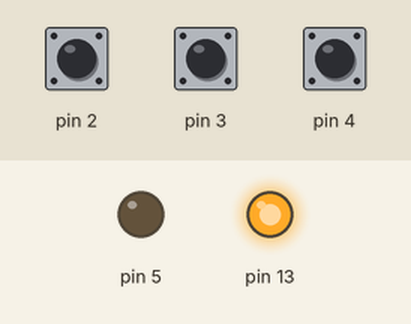
A sketch run on a simulated Arduino Pro Mini, built with avr-gcc and run on an emulated ATmega328P. Parts: output pins drawn as LEDs (lit = HIGH). Inputs (shaded band) come from the test bench; at power-on: pin 2 LOW, pin 3 HIGH, pin 4 HIGH. Pins used as bus, display or sensor lines are not drawn.

Above: at 1.2 s.
1.3 s: pin 2 pulsed HIGH 2 times (0.12 s each, 0.3 s apart)
At 2.3 s:
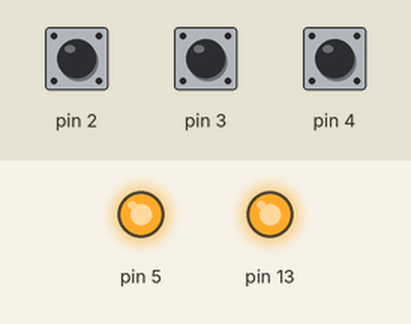
Timing chart, 0 to 4.3 s (numbered marks = the images above; inputs shaded):
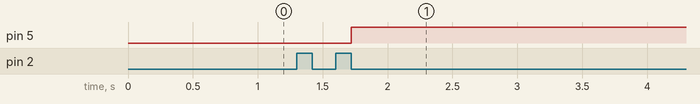

Measured:
- after the input at 1.3 s, pin 5: LOW → HIGH after 0.42 s

The sketch:

S88ArduinoProMini.ino
```cpp
//#define FCPU 8000000
#define LOAD INT1

#include <avr/interrupt.h>

volatile uint16_t buffer = 43690;
uint16_t msb = (1 << 15);
bool t;
uint8_t m = 0;

ISR(INT0_vect) {
  cli();
  if (((PIND & 0b00000100) == 0b00000100)) {   // If rising edge, read S88DATAIN
    t = (PIND & 16) ? msb : 0;
    //Serial.println(t);
    buffer |= t;
  } else {   // If falling edge, write S88DATAOUT
    if ((buffer & 1) == 1) {
      PORTD |= 0b11111111; //(1 << 6);
    } else {
      PORTD &= 0b11011111;
    }
    // Shift register and add value;
    buffer = (buffer >> 1);// | t;
  };


  sei();
}

ISR(INT1_vect) { // LOAD
  cli();
  buffer = 43690;
//  Serial.print('i');
  sei();
}

void setup() {
  Serial.begin(115200);
//  Serial.println("Hallo!");

//  pinMode(13, OUTPUT);
//  pinMode(5, INPUT);
  DDRB |= (1 << 5); // Arduino Pro Mini pin 13 as output
  DDRD = 0b00100010; // Arduino Pro Mini TX and pin 6 as output
  EICRA |= (1 << ISC00);    // set INT0 to trigger on ANY logical change
  EIMSK |= (1 << INT0);     // Turns on INT0
  EICRA |= (1 << ISC10);    // set INT1 to trigger rising edge
  EICRA |= (1 << ISC11);
  EIMSK |= (1 << INT1);     // Turns on INT1
  sei();
  PORTB |= (1 << 5); // Arduino Pro Mini pin 13 HIGH
};

void loop(){
//delay(300);
//  PORTB ^= (1 << 5); // Arduino Pro Mini pin 13 Toggle
};
```
